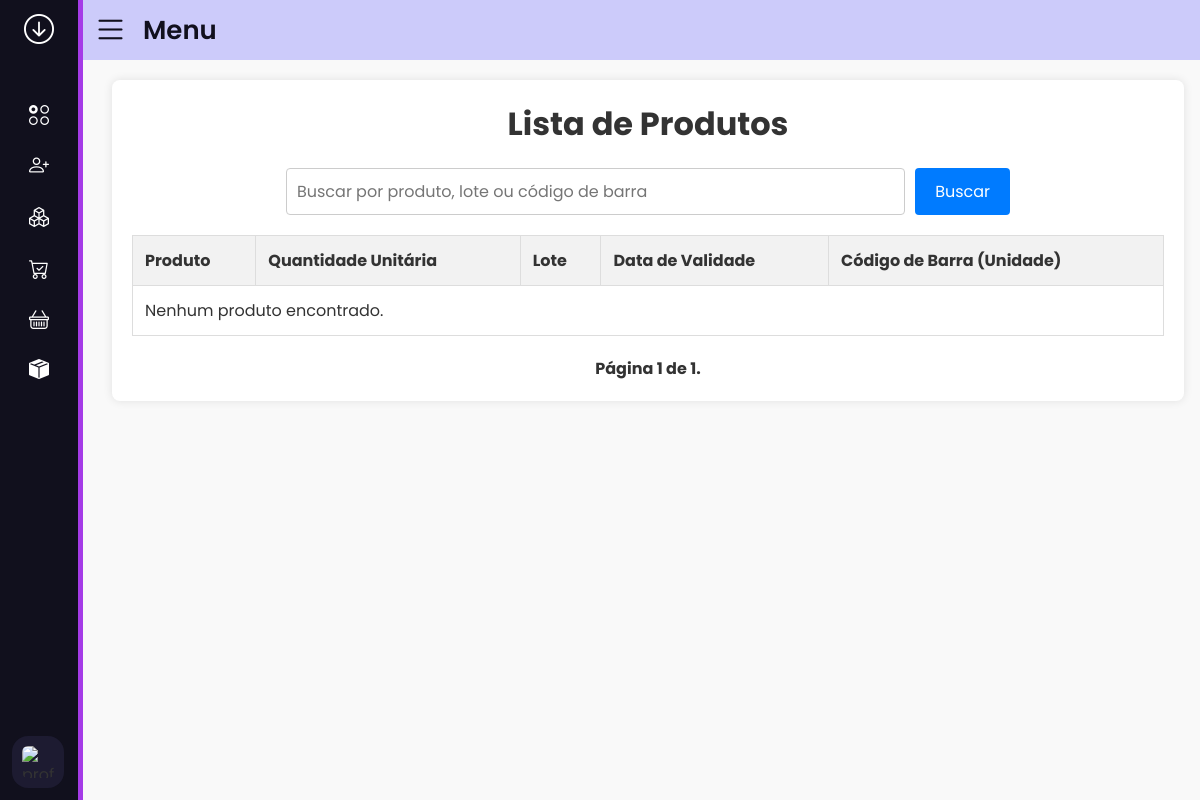
/produtos_acabados/estoque_produtos_pa/ (signed in), run on an earlier commit of the app's database.
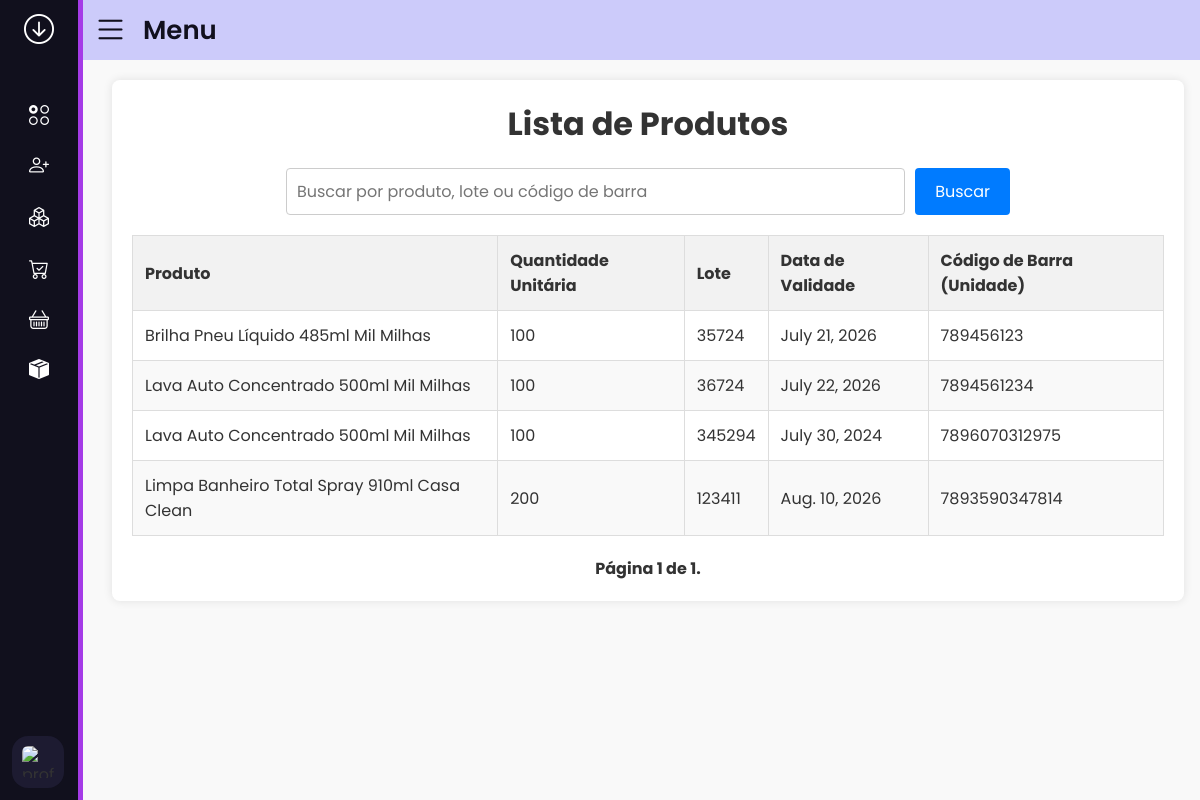
And on a later commit of the database.
### produtos_acabados/models.py (models this page shows, shortened)
class TransferenciaEstoqueSaidaProdutos(models.Model):
    numero_transferencia = models.ForeignKey(TransferenciaEstoqueSaidaInfo, on_delete=models.CASCADE)
    produto = models.ForeignKey(Products, on_delete=models.CASCADE)
    quantidade_unitaria = models.IntegerField()
    quantidade_caixa = models.IntegerField()
    lote = models.CharField(max_length=20)
    data_fabricacao = models.DateField()
    validade = models.DateField()
    codigo_barra_unidade = models.CharField(max_length=13)
    codigo_barra_caixa = models.CharField(max_length=14)

### cadastros/models.py (models this page shows, shortened)
class Products(models.Model):
    CATEGORY_CHOICES = [
        ('fabricado', 'Fabricado'),
        ('misto', 'Misto'),
        ('kit', 'Kit'),
        ('kit_variavel', 'Kit Variável'),
        ('materia_prima', 'Matéria Prima'),
    ]
    name = models.CharField(max_length=70)
    product_code = models.CharField(max_length=10, null=True, blank=True)
    product_bar_code = models.CharField(max_length=13, null=True, blank=True)
    box_bar_code = models.CharField(max_length=14, null=True, blank=True)
    category = models.CharField(max_length=15, choices=CATEGORY_CHOICES)
    unit = models.CharField(max_length=10)
    box_quantity = models.IntegerField(null=True, blank=True)
    gross_weight = models.DecimalField(max_digits=5, decimal_places=2, null=True, blank=True)
    net_weight = models.DecimalField(max_digits=5, decimal_places=2, null=True, blank=True)
    ncm = models.CharField(max_length=14, null=True, blank=True)
    cest = models.CharField(max_length=14, null=True, blank=True)
    estoq_minimo = models.IntegerField(null=True, blank=True)
    pedidos = GenericRelation('vendas.PedidoItem')

### produtos_acabados/views.py (the view)
# urls.py: path('estoque_produtos_pa/', lista_produtos_estoque, name='lista_produtos_estoque'),
@permission_required('produtos_acabados.listar_entradas_estoque', raise_exception=True)
@login_required
def lista_produtos_estoque(request):
    query = request.GET.get('q')
    produtos = TransferenciaEstoqueSaidaProdutos.objects.filter(
        numero_transferencia__validado=True
    )
    if query:
        produtos = produtos.filter(
            Q(produto__name__icontains=query) |
            Q(lote__icontains=query) |
            Q(codigo_barra_unidade__icontains=query)
        )
    paginator = Paginator(produtos, 10)  # 10 produtos por página
    page_number = request.GET.get('page')
    page_obj = paginator.get_page(page_number)
    return render(request, 'produtos_acabados/lista_produtos_estoque.html', {'page_obj': page_obj, 'query': query})

### produtos_acabados/templates/produtos_acabados/lista_produtos_estoque.html (shortened to what this page needs)
{% extends 'side_menu.html' %}
{% load static %}
{% block head %}
    <link rel="stylesheet" href="{% static 'produtos_acabados/css/lista_estoque_produtos.css' %}">
{% endblock %}
{% block content %}
<div class="container">
    <h1>Lista de Produtos</h1>
    <form method="get" action="{% url 'lista_produtos_estoque' %}">
        <input type="text" name="q" placeholder="Buscar por produto, lote ou código de barra" value="">
        <button type="submit">Buscar</button>
    </form>
    <table class="product-list">
        <thead>
            <tr>
                <th>Produto</th>
                <th>Quantidade Unitária</th>
                <th>Lote</th>
                <th>Data de Validade</th>
                <th>Código de Barra (Unidade)</th>
            </tr>
        </thead>
        <tbody>
            {% for produto in page_obj %}
                <tr>
                    <td>{{ produto.produto.name }}</td>
                    <td>{{ produto.quantidade_unitaria }}</td>
                    <td>{{ produto.lote }}</td>
                    <td>{{ produto.validade }}</td>
                    <td>{{ produto.codigo_barra_unidade }}</td>
                </tr>
            {% empty %}
                <tr>
                    <td colspan="5">Nenhum produto encontrado.</td>
                </tr>
            {% endfor %}
        </tbody>
    </table>
    <div class="pagination">
        <span class="step-links">
            <span class="current">
                Página {{ page_obj.number }} de {{ page_obj.paginator.num_pages }}.
            </span>
        </span>
    </div>
</div>
{% endblock content %}

What changed in the data, as far as the page shows it:
added TransferenciaEstoqueSaidaProdutos: produto.name "Brilha Pneu Líquido 485ml Mil Milhas", quantidade_unitaria "100", lote "35724", validade "July 21, 2026", codigo_barra_unidade "789456123"
added TransferenciaEstoqueSaidaProdutos: produto.name "Lava Auto Concentrado 500ml Mil Milhas", quantidade_unitaria "100", lote "36724", validade "July 22, 2026", codigo_barra_unidade "7894561234"
added TransferenciaEstoqueSaidaProdutos: produto.name "Lava Auto Concentrado 500ml Mil Milhas", quantidade_unitaria "100", lote "345294", validade "July 30, 2024", codigo_barra_unidade "7896070312975"
added TransferenciaEstoqueSaidaProdutos: produto.name "Limpa Banheiro Total Spray 910ml Casa Clean", quantidade_unitaria "200", lote "123411", validade "Aug. 10, 2026", codigo_barra_unidade "7893590347814"
Also different on the page:
text no longer shown: "Nenhum produto encontrado."
